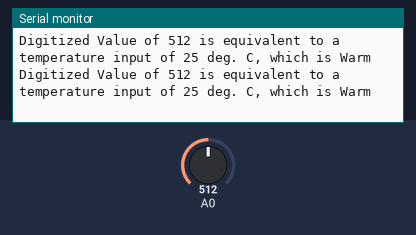
Bench run of a program on a simulated ESP8266 (Wemos D1 mini). Shown: the last lines printed to the serial monitor. The inputs (shaded band) are chosen by the test bench; at power-on: A0 = 512.

Above: at 2.8 s.
2.9 s: A0 set to 716
At 4.8 s:
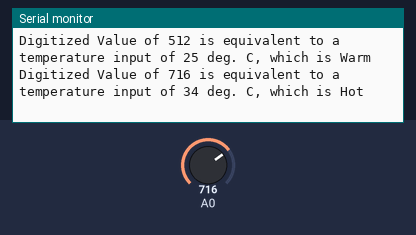
7.5 s: A0 set to 900
At 9.2 s:
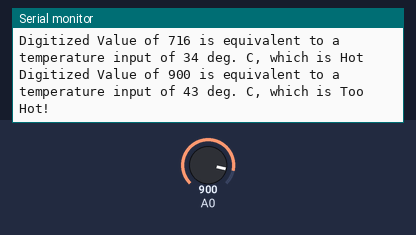
11.5 s: A0 set to 511
At 12.4 s:
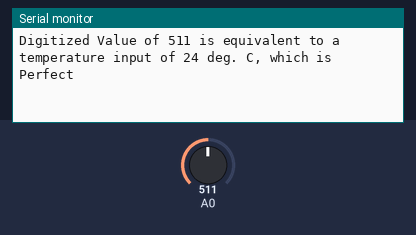
15.5 s: A0 set to 306
At 16.9 s:
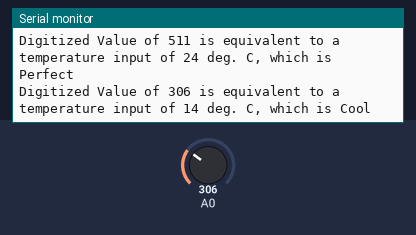
19.5 s: A0 set to 122
At 21.3 s:
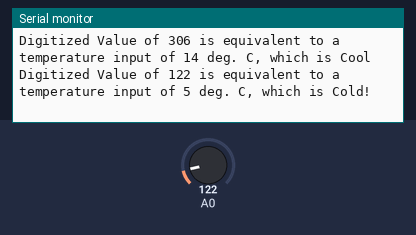

The program:

main.cpp
```cpp
//I, Aniket CHopra, student number 000814313, certify that this material
//is my original work. No other person's work has been used without
// due acknowledgment and I have not made my work available to anyone else.

#include <Arduino.h>

void setup() {
  // configure the USB serial monitor
  Serial.begin(115200);
}

void loop() {
  int iVal;

  // read digitized value from the D1 Mini's A/D convertor
  iVal = analogRead(A0);


  float V;
  int Temp;
  String judgement;
  V = (3.3/1023)*iVal;

  // Serial.println(V);
  Temp = (50/3.3)*V;


  if(Temp<10){
    judgement = "Cold!";
  }
  else if(Temp <15){
    judgement = "Cool";

  }
  else if(Temp<25){
    judgement = "Perfect";
  }
  else if(Temp<30){
    judgement = "Warm";
  }
  else if(Temp<35){
    judgement = "Hot";
  }
  else{
    judgement = "Too Hot!";
  }


  // print value to the USB port
  Serial.println("Digitized Value of " + String(iVal) + " is equivalent to a temperature input of " + Temp + " deg. C, which is "+ judgement);


  delay(2000);
} 
```

Measured:
- after the input at 2.9 s, the serial monitor: prints a new line after 1.1 s (image 1)
- after the input at 7.5 s, the serial monitor: prints a new line after 0.51 s (image 2)
- after the input at 11.5 s, the serial monitor: prints a new line after 0.51 s (image 3)
- after the input at 15.5 s, the serial monitor: prints a new line after 0.52 s (image 4)
- after the input at 19.5 s, the serial monitor: prints a new line after 0.52 s (image 5)
